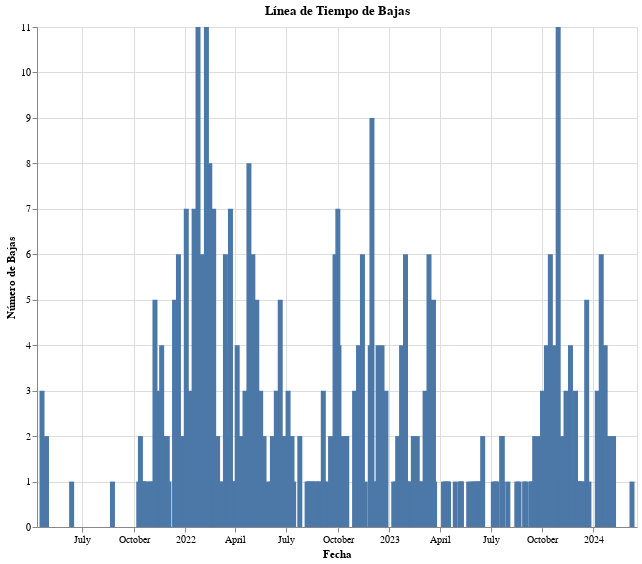

Notebook code cell kept with this figure:
### Markdown cell above
#### Línea de Tiempo de Bajas

### Code cell
chart = alt.Chart(df_0).mark_bar().encode(
    x=alt.X('FECHA DE INGRESO:T', title='Fecha'),
    y=alt.Y('count():Q', title='Número de Bajas'),
    tooltip=['FECHA DE INGRESO', 'count()']
).properties(
    title='Línea de Tiempo de Bajas',
    width=600,
    height=500
).interactive()

chart

### Figure 1 — Vega-Lite specification as saved in the notebook (floating-point values rounded to 4 significant figures; data arrays with more than 128 entries replaced by an {"elided": "..."} marker saying what was removed)
{"config": {"view": {"continuousWidth": 300, "continuousHeight": 300}}, "data": {"name": "data-6725366b41d3c0b6c7af598572d651e4"}, "mark": {"type": "bar"}, "encoding": {"tooltip": [{"field": "FECHA DE INGRESO", "type": "nominal"}, {"aggregate": "count", "type": "quantitative"}], "x": {"field": "FECHA DE INGRESO", "title": "Fecha", "type": "temporal"}, "y": {"aggregate": "count", "title": "Número de Bajas", "type": "quantitative"}}, "height": 500, "params": [{"name": "param_21", "select": {"type": "interval", "encodings": ["x", "y"]}, "bind": "scales"}], "title": "Línea de Tiempo de Bajas", "width": 600, "$schema": "https://vega.github.io/schema/vega-lite/v5.20.1.json", "datasets": {"data-6725366b41d3c0b6c7af598572d651e4": {"elided": "494 records"}}}
